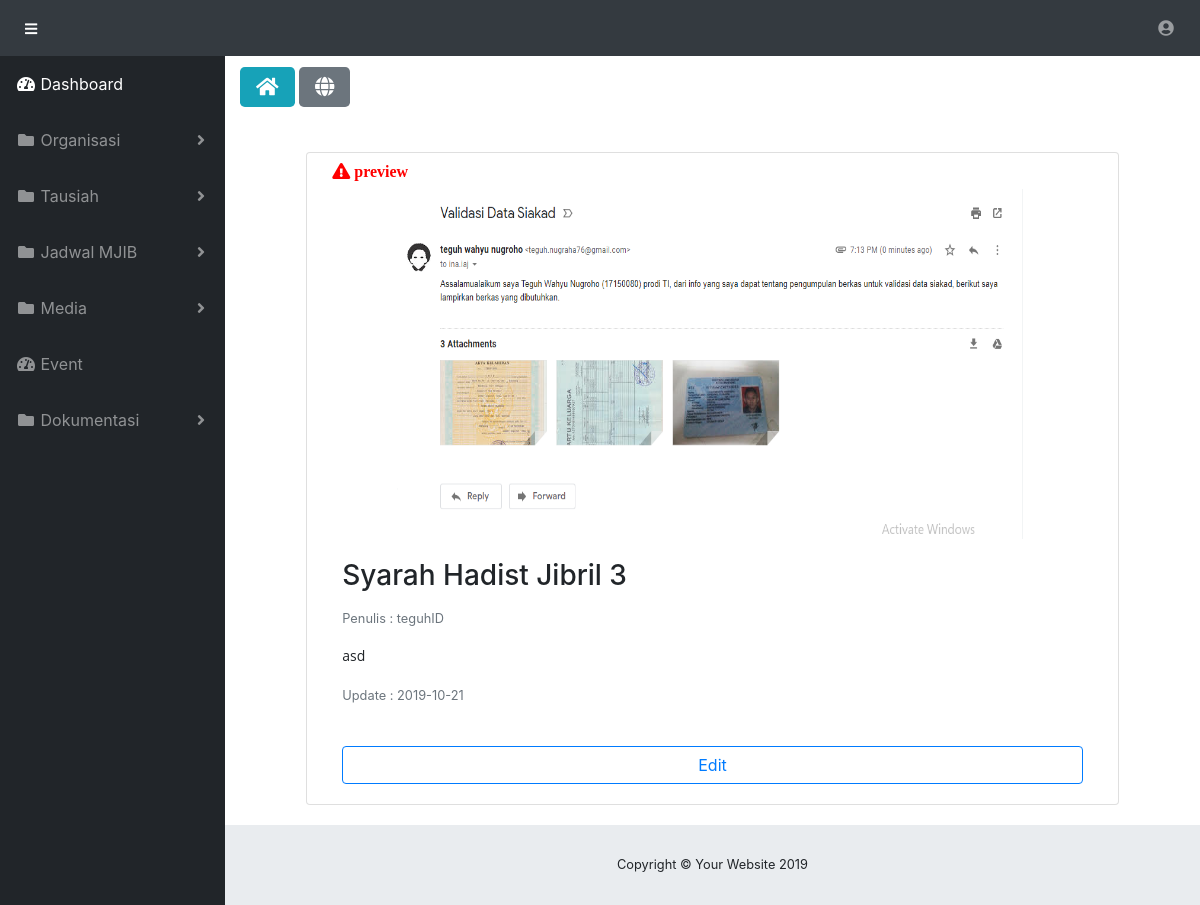
Page /index.php/Admin/DetailSyarahHadistJibril/13 on the committed database.
### tables this page shows
CREATE TABLE `syarah_hadist_jibril` (
  `id` int(10) NOT NULL,
  `username` varchar(255) DEFAULT NULL,
  `judul` varchar(255) DEFAULT NULL,
  `content` longtext,
  `image` varchar(255) DEFAULT NULL,
  `updated_at` varchar(255) DEFAULT NULL
);

### application/controllers/Admin.php (called while the page is built, shortened)
<?php
class Admin extends CI_Controller {
	public function __construct()
	{
        $this->load->model('LoginModel');
        $this->load->model('AdminModel');
        $this->load->library('session');
	}
     public function DetailSyarahHadistJibril($id)
     {
         $data['SyarahHadistJibril'] = $this->AdminModel->DetailTausiah($id, 'syarah_hadist_jibril')->result_array();
         $this->load->view('Admin/Tausiah/SyarahHadistJibril/DetailData', $data);
     }
}

### index.php (called while the page is built, shortened)
<?php
require_once BASEPATH.'core/CodeIgniter.php';

### application/models/AdminModel.php (called while the page is built, shortened)
<?php
class AdminModel extends CI_Model {
    public function DetailTausiah($id, $tabel)
    {
        $this->db->where('id', $id);
        return $this->db->get($tabel);
    }
}

### application/views/Admin/Tausiah/SyarahHadistJibril/DetailData.php (the view)
<?php $basedir = realpath(__DIR__); include($basedir . "..\..\..\Layout\Header.php");?>
<?php foreach ($SyarahHadistJibril as $data): ?>
    <a href="<?php echo site_url('Admin/SyarahHadistJibril')?>" class="btn-lg btn-info"><i class="fas fa-home"></i></a>
    <a href="<?php echo site_url('Admin/SyarahHadistJibril')?>" class="btn-lg btn-secondary"><i class="fas fa-globe"></i></a>
    <div class="row justify-content-center" style="margin-bottom:20px; margin-top:50px">
        <div class="card col-10">
        <i class="fas fa-exclamation-triangle" style="margin:10px; color:red"><strong> preview</strong></i>
        <?php if ($data['image'] == '') {?>
            <div class="row justify-content-center">
                <img src="<?php echo base_url('assets/admin/img/noimage.jpg')?>" width="630" height="350"><br>
            </div>
        <?php } else {?>
                <div class="row justify-content-center">
                <img src="<?php echo base_url('assets/admin/img/syarahHadistJibril/' . $data['image'])?>" width="630" height="350"><br>
            </div>
        <?php } ?>
            <div class="card-body">
                <h3 class="card-title"><?php echo $data['judul'];?></h3>
                <p class="card-text"><small class="text-muted">Penulis : <?php echo $data['username'];?></small></p>
                <p class="card-text"><?php echo $data['content'];?></p>
                <p class="card-text"><small class="text-muted">Update : <?php echo $data['updated_at'];?></small></p>
            </div>
            <a class="btn btn-outline-primary" href="<?php echo site_url('Admin/SyarahHadistJibrilHalamanEditData/' . $data['id'])?>" style="margin:20px">Edit</a>
        </div>
    </div>
<?php endforeach; ?>
<?php $basedir = realpath(__DIR__); include($basedir . "..\..\..\Layout\Footer.php");?>

### rows in the picture
syarah_hadist_jibril: image (picture), judul "Syarah Hadist Jibril 3", username "teguhID", content "asd", updated_at "2019-10-21"
